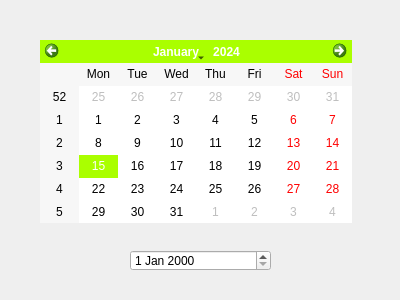
<?xml version="1.0" encoding="UTF-8"?>
<ui version="4.0">
 <class>CalendarioDialog</class>
 <widget class="QDialog" name="CalendarioDialog">
  <property name="geometry">
   <rect>
    <x>0</x>
    <y>0</y>
    <width>400</width>
    <height>300</height>
   </rect>
  </property>
  <property name="windowTitle">
   <string>Calendario</string>
  </property>
  <widget class="QCalendarWidget" name="calendarWidget">
   <property name="geometry">
    <rect>
     <x>40</x>
     <y>40</y>
     <width>312</width>
     <height>183</height>
    </rect>
   </property>
   <property name="styleSheet">
    <string notr="true">selection-background-color: rgb(170, 255, 0);
font: 75 9pt &quot;MS Shell Dlg 2&quot;;</string>
   </property>
  </widget>
  <widget class="QDateEdit" name="dateEdit">
   <property name="geometry">
    <rect>
     <x>130</x>
     <y>250</y>
     <width>141</width>
     <height>21</height>
    </rect>
   </property>
  </widget>
 </widget>
 <resources/>
 <connections/>
</ui>
